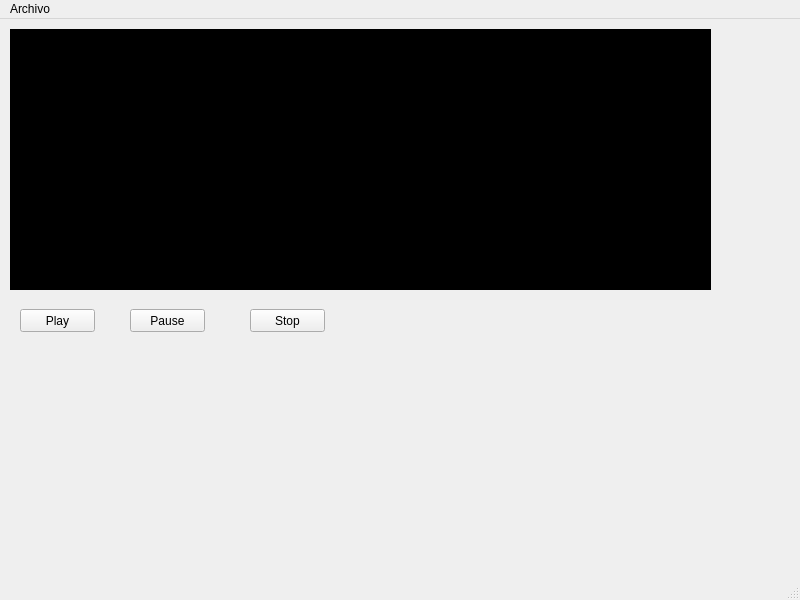
<?xml version="1.0" encoding="UTF-8"?>
<ui version="4.0">
 <class>MainWindow</class>
 <widget class="QMainWindow" name="MainWindow">
  <property name="geometry">
   <rect>
    <x>0</x>
    <y>0</y>
    <width>800</width>
    <height>600</height>
   </rect>
  </property>
  <property name="windowTitle">
   <string>MainWindow</string>
  </property>
  <widget class="QWidget" name="centralwidget">
   <widget class="QWidget" name="videoWidget" native="true">
    <property name="geometry">
     <rect>
      <x>10</x>
      <y>10</y>
      <width>701</width>
      <height>261</height>
     </rect>
    </property>
    <property name="styleSheet">
     <string notr="true">background-color: rgb(0, 0, 0);</string>
    </property>
   </widget>
   <widget class="QPushButton" name="playButton">
    <property name="geometry">
     <rect>
      <x>20</x>
      <y>290</y>
      <width>75</width>
      <height>23</height>
     </rect>
    </property>
    <property name="text">
     <string>Play</string>
    </property>
   </widget>
   <widget class="QPushButton" name="pauseButton">
    <property name="geometry">
     <rect>
      <x>130</x>
      <y>290</y>
      <width>75</width>
      <height>23</height>
     </rect>
    </property>
    <property name="text">
     <string>Pause</string>
    </property>
   </widget>
   <widget class="QPushButton" name="stopButton">
    <property name="geometry">
     <rect>
      <x>250</x>
      <y>290</y>
      <width>75</width>
      <height>23</height>
     </rect>
    </property>
    <property name="text">
     <string>Stop</string>
    </property>
   </widget>
  </widget>
  <widget class="QMenuBar" name="menubar">
   <property name="geometry">
    <rect>
     <x>0</x>
     <y>0</y>
     <width>800</width>
     <height>21</height>
    </rect>
   </property>
   <widget class="QMenu" name="menuArchivo">
    <property name="title">
     <string>Archivo</string>
    </property>
    <addaction name="actionAbrir"/>
    <addaction name="actionSalir"/>
   </widget>
   <addaction name="menuArchivo"/>
  </widget>
  <widget class="QStatusBar" name="statusbar"/>
  <action name="actionAbrir">
   <property name="text">
    <string>Abrir</string>
   </property>
  </action>
  <action name="actionSalir">
   <property name="text">
    <string>Salir</string>
   </property>
  </action>
 </widget>
 <resources/>
 <connections/>
</ui>
